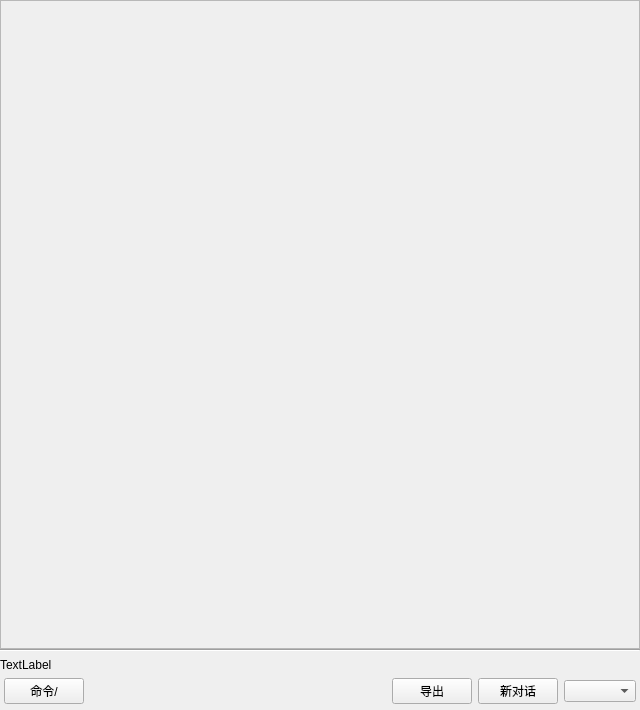
<?xml version="1.0" encoding="UTF-8"?>
<ui version="4.0">
 <class>ChatView</class>
 <widget class="QWidget" name="ChatView">
  <property name="geometry">
   <rect>
    <x>0</x>
    <y>0</y>
    <width>640</width>
    <height>710</height>
   </rect>
  </property>
  <property name="windowTitle">
   <string>Form</string>
  </property>
  <layout class="QVBoxLayout" name="verticalLayout_4">
   <property name="spacing">
    <number>0</number>
   </property>
   <property name="leftMargin">
    <number>0</number>
   </property>
   <property name="topMargin">
    <number>0</number>
   </property>
   <property name="rightMargin">
    <number>0</number>
   </property>
   <property name="bottomMargin">
    <number>0</number>
   </property>
   <item>
    <widget class="QStackedWidget" name="stackedWidget">
     <property name="currentIndex">
      <number>0</number>
     </property>
     <widget class="QWidget" name="page_chat">
      <layout class="QVBoxLayout" name="verticalLayout">
       <property name="spacing">
        <number>6</number>
       </property>
       <property name="leftMargin">
        <number>0</number>
       </property>
       <property name="topMargin">
        <number>0</number>
       </property>
       <property name="rightMargin">
        <number>0</number>
       </property>
       <property name="bottomMargin">
        <number>6</number>
       </property>
       <item>
        <layout class="QVBoxLayout" name="verticalLayout_3">
         <property name="spacing">
          <number>0</number>
         </property>
         <item>
          <widget class="QScrollArea" name="scrollArea">
           <property name="widgetResizable">
            <bool>true</bool>
           </property>
           <widget class="QWidget" name="scrollAreaWidgetContents">
            <property name="geometry">
             <rect>
              <x>0</x>
              <y>0</y>
              <width>636</width>
              <height>643</height>
             </rect>
            </property>
           </widget>
          </widget>
         </item>
         <item>
          <widget class="Line" name="line_2">
           <property name="orientation">
            <enum>Qt::Orientation::Horizontal</enum>
           </property>
          </widget>
         </item>
        </layout>
       </item>
       <item>
        <widget class="QLabel" name="label_errInfo">
         <property name="text">
          <string>TextLabel</string>
         </property>
        </widget>
       </item>
       <item>
        <layout class="QHBoxLayout" name="horizontalLayout_2">
         <property name="leftMargin">
          <number>4</number>
         </property>
         <property name="rightMargin">
          <number>4</number>
         </property>
         <item>
          <widget class="QPushButton" name="pushButton_command">
           <property name="text">
            <string>命令/</string>
           </property>
          </widget>
         </item>
         <item>
          <spacer name="horizontalSpacer">
           <property name="orientation">
            <enum>Qt::Orientation::Horizontal</enum>
           </property>
           <property name="sizeHint" stdset="0">
            <size>
             <width>40</width>
             <height>20</height>
            </size>
           </property>
          </spacer>
         </item>
         <item>
          <widget class="QPushButton" name="pushButton_export">
           <property name="text">
            <string>导出</string>
           </property>
          </widget>
         </item>
         <item>
          <widget class="QPushButton" name="pushButton_newSession">
           <property name="text">
            <string>新对话</string>
           </property>
          </widget>
         </item>
         <item>
          <widget class="QComboBox" name="comboBox_model"/>
         </item>
        </layout>
       </item>
      </layout>
     </widget>
     <widget class="QWidget" name="page_history">
      <layout class="QVBoxLayout" name="verticalLayout_2">
       <property name="leftMargin">
        <number>0</number>
       </property>
       <property name="topMargin">
        <number>0</number>
       </property>
       <property name="rightMargin">
        <number>0</number>
       </property>
       <property name="bottomMargin">
        <number>6</number>
       </property>
       <item>
        <layout class="QHBoxLayout" name="horizontalLayout">
         <property name="leftMargin">
          <number>3</number>
         </property>
         <property name="topMargin">
          <number>6</number>
         </property>
         <item>
          <widget class="QPushButton" name="pushButton_backToChat">
           <property name="text">
            <string>返回对话</string>
           </property>
          </widget>
         </item>
         <item>
          <spacer name="horizontalSpacer_2">
           <property name="orientation">
            <enum>Qt::Orientation::Horizontal</enum>
           </property>
           <property name="sizeHint" stdset="0">
            <size>
             <width>40</width>
             <height>20</height>
            </size>
           </property>
          </spacer>
         </item>
        </layout>
       </item>
       <item>
        <widget class="Line" name="line">
         <property name="orientation">
          <enum>Qt::Orientation::Horizontal</enum>
         </property>
        </widget>
       </item>
      </layout>
     </widget>
    </widget>
   </item>
  </layout>
 </widget>
 <resources/>
 <connections/>
</ui>
